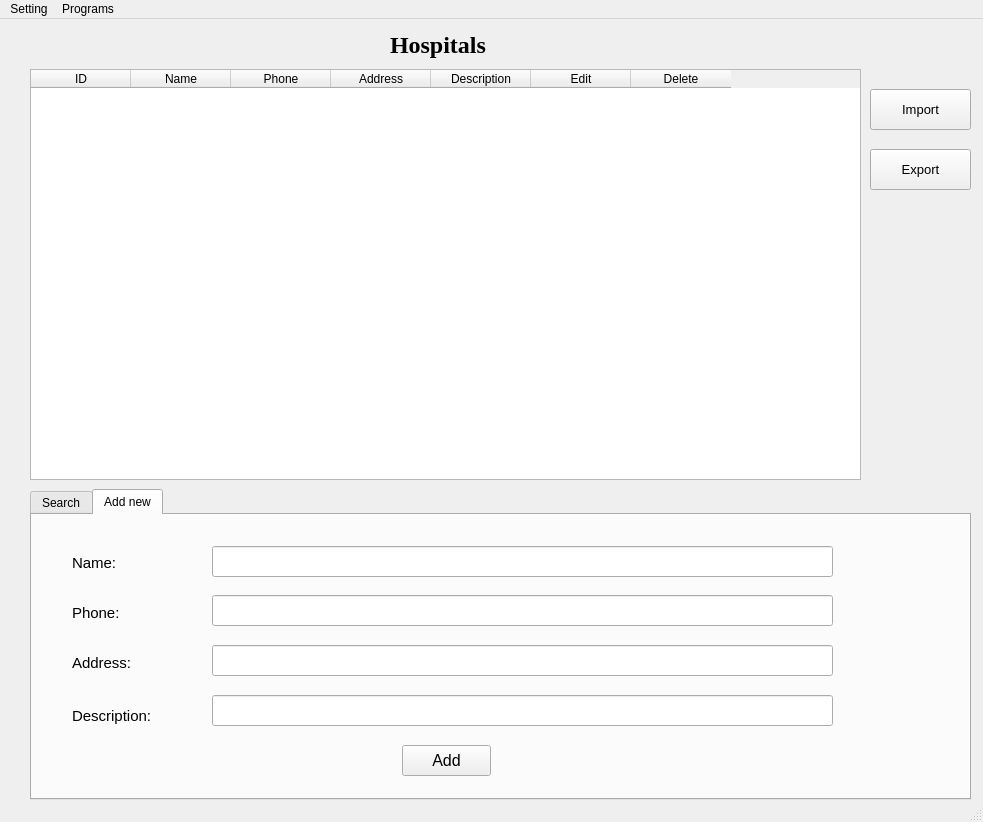
<?xml version="1.0" encoding="UTF-8"?>
<ui version="4.0">
 <class>Hospital_Manage</class>
 <widget class="QMainWindow" name="Hospital_Manage">
  <property name="geometry">
   <rect>
    <x>0</x>
    <y>0</y>
    <width>983</width>
    <height>822</height>
   </rect>
  </property>
  <property name="windowTitle">
   <string>Hospital Manage</string>
  </property>
  <widget class="QWidget" name="centralwidget">
   <widget class="QLabel" name="label">
    <property name="geometry">
     <rect>
      <x>390</x>
      <y>0</y>
      <width>121</width>
      <height>51</height>
     </rect>
    </property>
    <property name="font">
     <font>
      <family>Times New Roman</family>
      <pointsize>18</pointsize>
      <weight>75</weight>
      <bold>true</bold>
     </font>
    </property>
    <property name="text">
     <string>Hospitals</string>
    </property>
   </widget>
   <widget class="QTableWidget" name="table_hospitals">
    <property name="enabled">
     <bool>true</bool>
    </property>
    <property name="geometry">
     <rect>
      <x>30</x>
      <y>50</y>
      <width>831</width>
      <height>411</height>
     </rect>
    </property>
    <property name="minimumSize">
     <size>
      <width>0</width>
      <height>411</height>
     </size>
    </property>
    <column>
     <property name="text">
      <string>ID</string>
     </property>
    </column>
    <column>
     <property name="text">
      <string>Name</string>
     </property>
    </column>
    <column>
     <property name="text">
      <string>Phone</string>
     </property>
    </column>
    <column>
     <property name="text">
      <string>Address</string>
     </property>
    </column>
    <column>
     <property name="text">
      <string>Description</string>
     </property>
    </column>
    <column>
     <property name="text">
      <string>Edit</string>
     </property>
    </column>
    <column>
     <property name="text">
      <string>Delete</string>
     </property>
    </column>
   </widget>
   <widget class="QPushButton" name="btn_import">
    <property name="geometry">
     <rect>
      <x>870</x>
      <y>70</y>
      <width>101</width>
      <height>41</height>
     </rect>
    </property>
    <property name="font">
     <font>
      <pointsize>10</pointsize>
     </font>
    </property>
    <property name="text">
     <string>Import</string>
    </property>
   </widget>
   <widget class="QPushButton" name="btn_export">
    <property name="geometry">
     <rect>
      <x>870</x>
      <y>130</y>
      <width>101</width>
      <height>41</height>
     </rect>
    </property>
    <property name="font">
     <font>
      <pointsize>10</pointsize>
     </font>
    </property>
    <property name="text">
     <string>Export</string>
    </property>
   </widget>
   <widget class="QTabWidget" name="tab_search_add">
    <property name="geometry">
     <rect>
      <x>30</x>
      <y>470</y>
      <width>941</width>
      <height>311</height>
     </rect>
    </property>
    <property name="currentIndex">
     <number>1</number>
    </property>
    <widget class="QWidget" name="tab_search">
     <attribute name="title">
      <string>Search</string>
     </attribute>
     <widget class="QGroupBox" name="groupBox">
      <property name="geometry">
       <rect>
        <x>20</x>
        <y>10</y>
        <width>811</width>
        <height>141</height>
       </rect>
      </property>
      <property name="title">
       <string>Search Doctor</string>
      </property>
      <widget class="QLabel" name="label_2">
       <property name="geometry">
        <rect>
         <x>40</x>
         <y>40</y>
         <width>55</width>
         <height>16</height>
        </rect>
       </property>
       <property name="font">
        <font>
         <pointsize>10</pointsize>
        </font>
       </property>
       <property name="text">
        <string>Name:</string>
       </property>
      </widget>
      <widget class="QLineEdit" name="txt_search">
       <property name="geometry">
        <rect>
         <x>130</x>
         <y>30</y>
         <width>661</width>
         <height>31</height>
        </rect>
       </property>
      </widget>
      <widget class="QPushButton" name="btn_search">
       <property name="geometry">
        <rect>
         <x>330</x>
         <y>90</y>
         <width>151</width>
         <height>31</height>
        </rect>
       </property>
       <property name="font">
        <font>
         <pointsize>11</pointsize>
        </font>
       </property>
       <property name="text">
        <string>Search Hospital</string>
       </property>
      </widget>
     </widget>
    </widget>
    <widget class="QWidget" name="tab_add_new">
     <attribute name="title">
      <string>Add new</string>
     </attribute>
     <widget class="QLabel" name="label_3">
      <property name="geometry">
       <rect>
        <x>40</x>
        <y>40</y>
        <width>55</width>
        <height>16</height>
       </rect>
      </property>
      <property name="font">
       <font>
        <pointsize>11</pointsize>
       </font>
      </property>
      <property name="text">
       <string>Name:</string>
      </property>
     </widget>
     <widget class="QLabel" name="label_4">
      <property name="geometry">
       <rect>
        <x>40</x>
        <y>90</y>
        <width>55</width>
        <height>16</height>
       </rect>
      </property>
      <property name="font">
       <font>
        <pointsize>11</pointsize>
       </font>
      </property>
      <property name="text">
       <string>Phone:</string>
      </property>
     </widget>
     <widget class="QLabel" name="label_5">
      <property name="geometry">
       <rect>
        <x>40</x>
        <y>140</y>
        <width>71</width>
        <height>16</height>
       </rect>
      </property>
      <property name="font">
       <font>
        <pointsize>11</pointsize>
       </font>
      </property>
      <property name="text">
       <string>Address:</string>
      </property>
     </widget>
     <widget class="QLabel" name="label_6">
      <property name="geometry">
       <rect>
        <x>40</x>
        <y>190</y>
        <width>101</width>
        <height>21</height>
       </rect>
      </property>
      <property name="font">
       <font>
        <pointsize>11</pointsize>
       </font>
      </property>
      <property name="text">
       <string>Description:</string>
      </property>
     </widget>
     <widget class="QLineEdit" name="txt_name">
      <property name="geometry">
       <rect>
        <x>180</x>
        <y>31</y>
        <width>621</width>
        <height>31</height>
       </rect>
      </property>
     </widget>
     <widget class="QLineEdit" name="txt_phone">
      <property name="geometry">
       <rect>
        <x>180</x>
        <y>80</y>
        <width>621</width>
        <height>31</height>
       </rect>
      </property>
     </widget>
     <widget class="QLineEdit" name="txt_address">
      <property name="geometry">
       <rect>
        <x>180</x>
        <y>130</y>
        <width>621</width>
        <height>31</height>
       </rect>
      </property>
     </widget>
     <widget class="QLineEdit" name="txt_description">
      <property name="geometry">
       <rect>
        <x>180</x>
        <y>180</y>
        <width>621</width>
        <height>31</height>
       </rect>
      </property>
     </widget>
     <widget class="QPushButton" name="btn_add">
      <property name="geometry">
       <rect>
        <x>370</x>
        <y>230</y>
        <width>89</width>
        <height>31</height>
       </rect>
      </property>
      <property name="font">
       <font>
        <pointsize>12</pointsize>
       </font>
      </property>
      <property name="text">
       <string>Add</string>
      </property>
     </widget>
    </widget>
   </widget>
  </widget>
  <widget class="QStatusBar" name="statusbar"/>
  <widget class="QMenuBar" name="menubar">
   <property name="geometry">
    <rect>
     <x>0</x>
     <y>0</y>
     <width>983</width>
     <height>25</height>
    </rect>
   </property>
   <widget class="QMenu" name="menuSetting">
    <property name="title">
     <string>Setting</string>
    </property>
    <addaction name="action_config"/>
   </widget>
   <widget class="QMenu" name="menuPrograms">
    <property name="title">
     <string>Programs</string>
    </property>
    <addaction name="action_doctor"/>
    <addaction name="action_patient"/>
    <addaction name="action_schedule"/>
   </widget>
   <addaction name="menuSetting"/>
   <addaction name="menuPrograms"/>
  </widget>
  <action name="action_config">
   <property name="text">
    <string>Config</string>
   </property>
  </action>
  <action name="actionDoctor">
   <property name="text">
    <string>Doctor</string>
   </property>
  </action>
  <action name="actionPatient">
   <property name="text">
    <string>Patient</string>
   </property>
  </action>
  <action name="actionSchedule">
   <property name="text">
    <string>Schedule</string>
   </property>
  </action>
  <action name="actionDoctor_2">
   <property name="text">
    <string>Doctor</string>
   </property>
  </action>
  <action name="actionPatient_2">
   <property name="text">
    <string>Patient</string>
   </property>
  </action>
  <action name="actionSchedule_2">
   <property name="text">
    <string>Schedule</string>
   </property>
  </action>
  <action name="action_doctor">
   <property name="text">
    <string>Doctor</string>
   </property>
  </action>
  <action name="action_patient">
   <property name="text">
    <string>Patient</string>
   </property>
  </action>
  <action name="action_schedule">
   <property name="text">
    <string>Schedule</string>
   </property>
  </action>
 </widget>
 <resources/>
 <connections/>
</ui>
